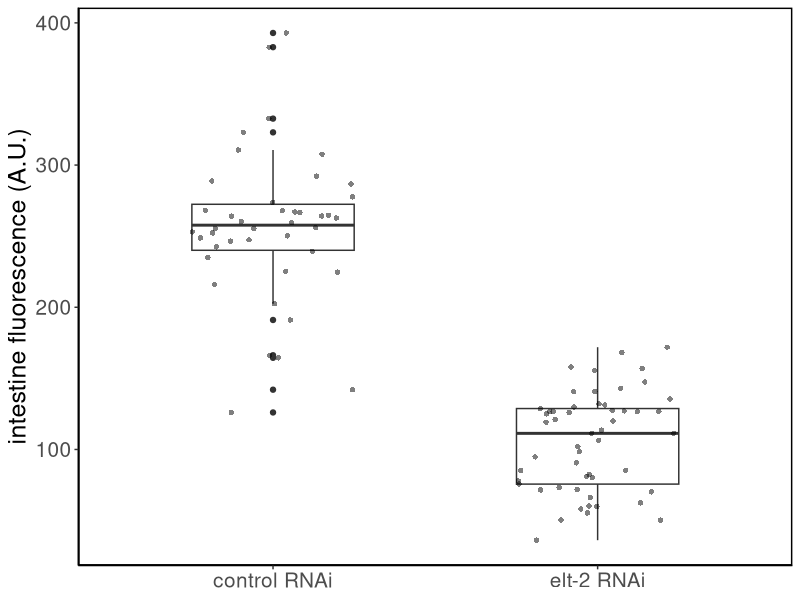
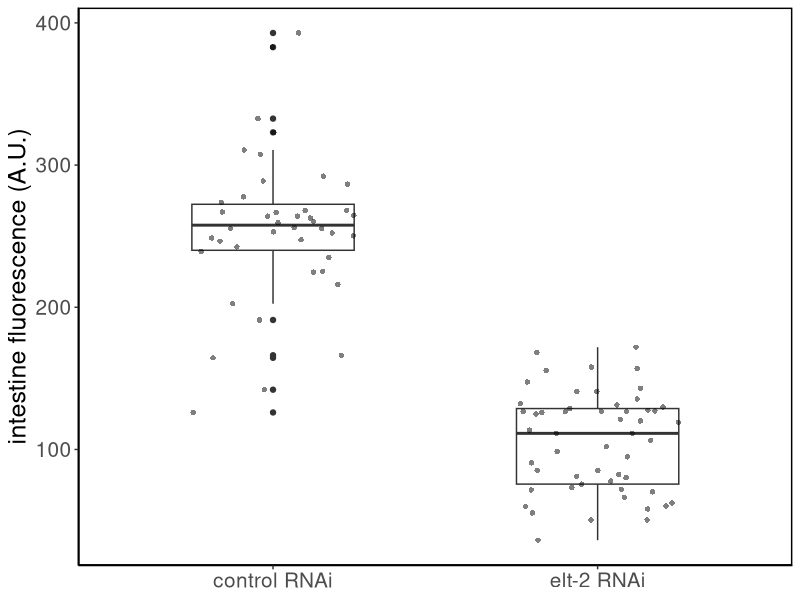

R code for these plots, in order:
## ---- chunk 1
knitr::opts_chunk$set(echo = TRUE)
## ---- chunk 2
library(readxl)
library(dplyr)
library(ggplot2)
library(ggpubr)
library(tidyverse)
## ---- chunk 3
# for rep 1, CH1 = GFP and CH2 = DAPI (gut granules)
image_df_rep1 <- read_csv("./01_input/ELT2gfp_REP1_quantification.csv", col_names = TRUE)%>% separate(col = Label, sep = ":", into = c("treatment", "measurement_type", "image_name")) %>% separate(col = image_name, sep = "_", into = c("max", "strain", "Treatment", "worm", "wormNum", "channel"), remove = FALSE) %>% dplyr::select(image_name, treatment, wormNum, measurement_type, channel, Area:RawIntDen)
image_df_rep1$Rep <- 1
# for rep 2 and rep 3, CH2 = GFP and CH3 = DAPI (gut granules)
# use mutate to change CH2 to CH1 and CH3 to CH2
image_df_rep2 <- read_csv("./01_input/ELT2gfp_REP2_quantification.csv", col_names = TRUE) %>% separate(col = Label, sep = ":", into = c("treatment", "measurement_type", "image_name")) %>% separate(col = image_name, sep = "_", into = c("max", "strain", "Treatment", "worm", "wormNum", "channel"), remove = FALSE) %>% dplyr::select(image_name, treatment, wormNum, measurement_type, channel, Area:RawIntDen) %>% mutate(case_when(channel == "C2" ~ "C1", channel == "C3" ~ "C2"))
image_df_rep2$Rep <- 2

image_df_rep3 <- read_csv("./01_input/ELT2gfp_REP3_quantification.csv", col_names = TRUE) %>% separate(col = Label, sep = ":", into = c("treatment", "measurement_type", "image_name")) %>% separate(col = image_name, sep = "_", into = c("max", "strain", "Treatment", "worm", "wormNum", "channel"), remove = FALSE) %>% dplyr::select(image_name, treatment, wormNum, measurement_type, channel, Area:RawIntDen) %>% mutate(channel = case_when(channel == "C2" ~ "C1", channel == "C3" ~ "C2"))
image_df_rep3$Rep <- 3

image_df <- bind_rows(image_df_rep1, image_df_rep2,image_df_rep3)
image_df$treatment <- factor(image_df$treatment, levels = c("L4440rnai", "ELT2rnai"))
head(image_df)

## ---- chunk 4
background_df<- image_df %>%
  group_by(treatment, wormNum, Rep, measurement_type, channel) %>%
  summarize(Mean_Background = mean(Mean)) %>% 
  filter(measurement_type == "background")
background_df
## ---- chunk 5
image_ctcf <- image_df %>%
  filter(measurement_type == "intestine") %>%
  select(treatment, wormNum, Rep, channel, Area, IntDen) %>%
  mutate(Mean_Background = background_df$Mean_Background) %>%
  mutate(CTCF = IntDen - (Area*Mean_Background) )
image_ctcf  
## ---- chunk 6
image_ctcf %>% filter(channel == "C1") %>%
ggplot(aes(treatment, CTCF/Area)) + 
  geom_boxplot(width = 0.5) +
  geom_jitter(width = 0.25, alpha = 0.5, shape = 16) +
  labs(y = "intestine fluorescence (A.U.)", x = NULL) +
  scale_x_discrete(labels = c("control RNAi", "elt-2 RNAi"))+
  theme_classic() +
  theme(
    panel.border = element_rect(colour = "black", fill = NA, size = 1),
    axis.text.x = element_text(size = 15),
    axis.text.y = element_text(size = 15),
    axis.title.x = element_text(size = 18),
    axis.title.y = element_text(size=18),
    plot.title = element_text(hjust = 0.5, size = 18)
    )
# +
#   stat_compare_means(comparisons = list(c("L4440", "ELT-2")), method = "t.test") +
#   scale_x_discrete(labels = c("Empty Vector \n(L4440)", "ELT-2\n(pRW17)"))+
#   theme_classic() +
#   theme(
#     panel.border = element_rect(colour = "black", fill = NA, size = 1),
#     axis.text.x = element_text(size = 18),
#     axis.text.y = element_text(size = 16),
#     axis.title.x = element_text(size = 20),
#     axis.title.y = element_text(size=18),
#     plot.title = element_text(hjust = 0.5, size = 20)
#     )

ggsave("./03_plots/RWP32_ELT2gfp_Quantification_Plot.pdf", width = 4, height = 4, useDingbats=FALSE)
## ---- chunk 7
gfp_elt2 <- (image_ctcf %>% filter(treatment == "ELT2rnai") %>% rowwise() %>% mutate(normGFP = CTCF/Area))$normGFP
gfp_L4440 <- (image_ctcf %>% filter(treatment == "L4440rnai") %>% rowwise() %>% mutate(normGFP = CTCF/Area))$normGFP

t.test(gfp_elt2, gfp_L4440)$p.value

image_ctcf %>% group_by(treatment) %>% summarise(n())
